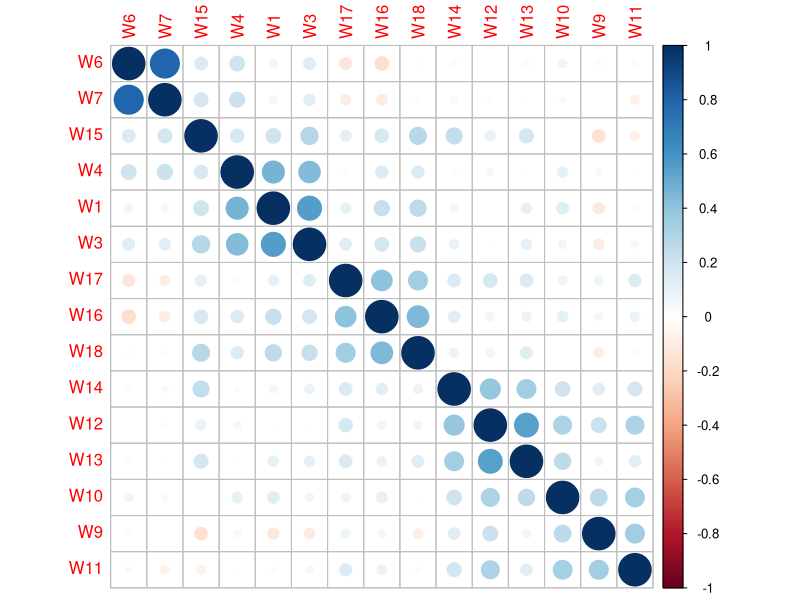
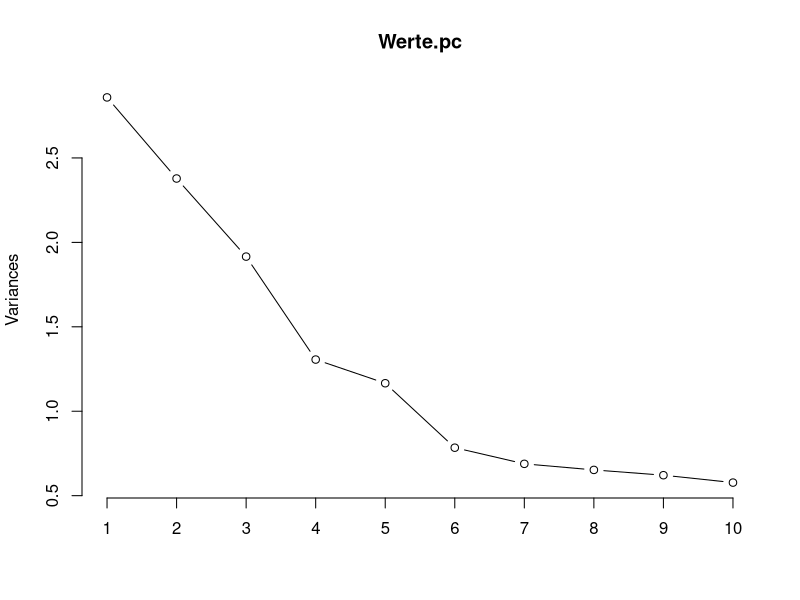

Source code (R) for these figures, in order: (Note: this script raises an error after producing the figures.)
## ---- chunk 1
knitr::opts_chunk$set(echo = TRUE)
## ---- chunk 2
# install.packages("corrplot")
# install.packages("gplots")
# install.packages("nFactors")

## ---- chunk 3
Werte <- read.csv2("Werte.csv")
## ---- chunk 4
str(Werte)
head(Werte)
summary(Werte)

## ---- chunk 5
Werte.sc<- scale(Werte)
summary(Werte.sc)
## ---- chunk 6
library(corrplot)

corrplot(cor(Werte.sc), order="hclust")
## ---- chunk 7
Werte.pc<- prcomp(Werte.sc)
summary(Werte.pc)

## ---- chunk 8
# Berechnung der Gesamtvarianz
Gesamtvarianz <- sum(Werte.pc$sdev^2)

# Bei sum(Werte.pc$sdev^2) wird die Summe aller 15 Standardabweichungen berechnet.

# Varianzanteil der ersten Hauptkomponente
Werte.pc$sdev[1]^2/Gesamtvarianz
## ---- chunk 9
plot(Werte.pc, type="l")

## ---- chunk 10
eigen(cor(Werte))

## ---- chunk 11
library(nFactors)
VSS.scree(Werte)
## ---- chunk 12
biplot(Werte.pc)
## ---- chunk 13
Werte.pca<-principal(Werte, nfactors=5)
print(Werte.pca, cut=0.5, sort = TRUE, digits=2)

## ---- chunk 14
fa.diagram(Werte.pca)
## ---- chunk 15
library(nFactors)
nScree(Werte)

## ---- chunk 16
Werte.fa<-factanal(Werte, factors=5)
Werte.fa
## ---- chunk 17
print(Werte.fa, digits=2, cutoff=.4, sort=TRUE)
## ---- chunk 18
library (gplots)
heatmap.2(Werte.fa$loadings)
## ---- chunk 19
Werte.ob <- factanal(Werte, factors=5, scores="Bartlett")
Werte.scores <- data.frame(Werte.ob$scores)
names(Werte.scores) <- c("Anerkennung", "Genuss", "Sicherheit", "Bewusstsein", "Konformismus") 
head(Werte.scores)
## ---- chunk 20
alpha(Werte[, c("W12","W13", "W14", "W15")], check.keys=TRUE)
